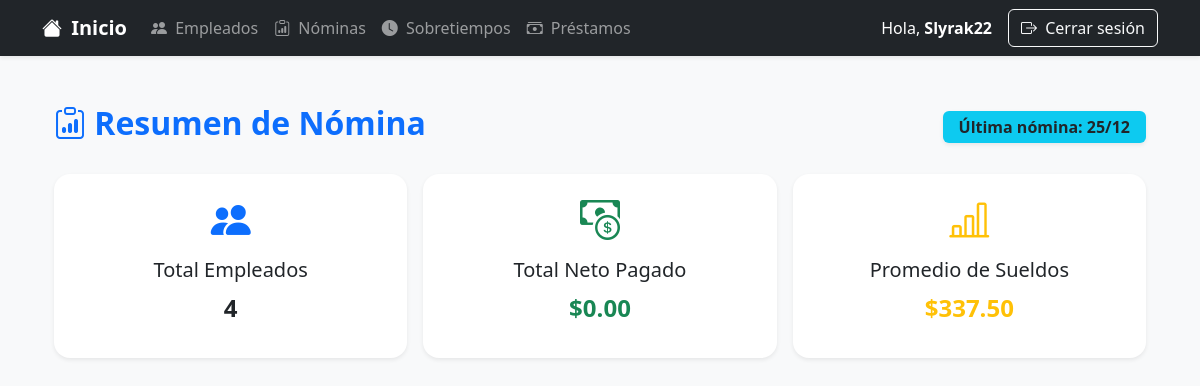
The app's page /nomina/dashboard/ (signed in), older data.
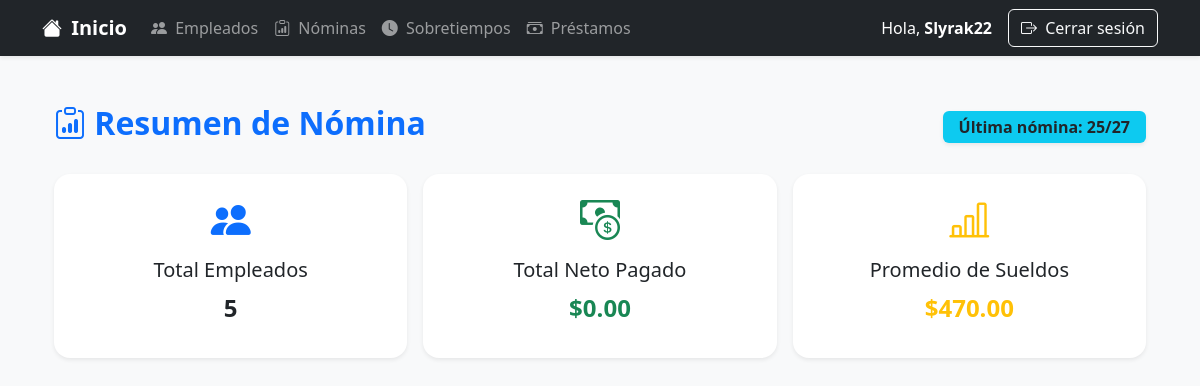
The same page, newer data.
### nomina_app/models.py (models this page shows, shortened)
class Nomina(models.Model):
    aniomes = models.CharField(max_length=6)  # Ej: '202401'
    tot_ing = models.DecimalField(max_digits=12, decimal_places=2, default=Decimal('0.00'))
    tot_des = models.DecimalField(max_digits=12, decimal_places=2, default=Decimal('0.00'))
    neto = models.DecimalField(max_digits=10, decimal_places=2, default=Decimal('0.00'))

### nomina_app/views.py (the view)
# urls.py: path('dashboard/', views.DashboardView.as_view(), name='dashboard'),
class DashboardView(LoginRequiredMixin, TemplateView):
    template_name = 'nomina/dashboard.html'
    def get_context_data(self, **kwargs):
        context = super().get_context_data(**kwargs)
        ultima_nomina = Nomina.objects.order_by('-aniomes').first()
        context['ultima_nomina'] = ultima_nomina
        context['detalles'] = ultima_nomina.detalles.all() if ultima_nomina else []
        context['total_empleados'] = Empleado.objects.count()
        context['total_neto_mes'] = ultima_nomina.neto if ultima_nomina else 0
        context['promedio_sueldo'] = Empleado.objects.aggregate(promedio=Avg('sueldo'))['promedio']
        return context

### templates/nomina/dashboard.html (shortened to what this page needs)
{% extends 'base.html' %}
{% block content %}
<div class="container py-4">
    <div class="d-flex justify-content-between align-items-center mb-4">
        <h2 class="fw-bold text-primary">
            <i class="bi bi-clipboard-data"></i> Resumen de Nómina
        </h2>
        <span class="badge bg-info text-dark fs-6 px-3 py-2 shadow-sm">
            Última nómina: {{ ultima_nomina.aniomes }}
        </span>
    </div>
    <div class="row g-3 mb-4">
        <div class="col-md-4">
            <div class="card border-0 shadow-sm rounded-4">
                <div class="card-body text-center">
                    <i class="bi bi-people-fill text-primary fs-1"></i>
                    <h5 class="mt-2">Total Empleados</h5>
                    <p class="fw-bold fs-4 text-dark">{{ total_empleados }}</p>
                </div>
            </div>
        </div>
        <div class="col-md-4">
            <div class="card border-0 shadow-sm rounded-4">
                <div class="card-body text-center">
                    <i class="bi bi-cash-coin text-success fs-1"></i>
                    <h5 class="mt-2">Total Neto Pagado</h5>
                    <p class="fw-bold fs-4 text-success">${{ total_neto_mes }}</p>
                </div>
            </div>
        </div>
        <div class="col-md-4">
            <div class="card border-0 shadow-sm rounded-4">
                <div class="card-body text-center">
                    <i class="bi bi-bar-chart-line text-warning fs-1"></i>
                    <h5 class="mt-2">Promedio de Sueldos</h5>
                    <p class="fw-bold fs-4 text-warning">${{ promedio_sueldo|floatformat:2 }}</p>
                </div>
            </div>
        </div>
    </div>
</div>
{% endblock %}

Row changes from the older to the newer data that the page shows:
no longer on this page (row edited): Nomina: aniomes "25/12", neto "0.00"
added Nomina: aniomes "25/27", neto "0.00"
Text that changed along with them:
{{ total_empleados }}: "4" → "5"
{{ promedio_sueldo|floatformat:2 }}: "337.50" → "470.00"
